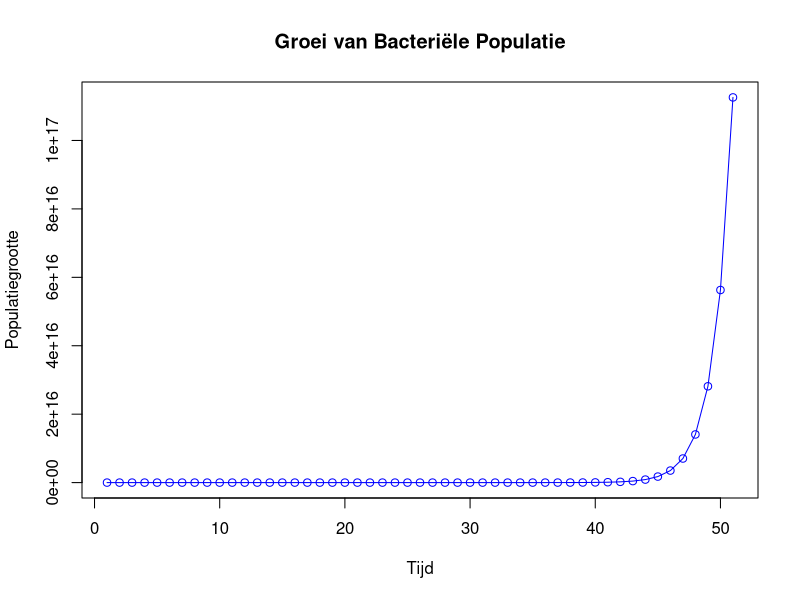
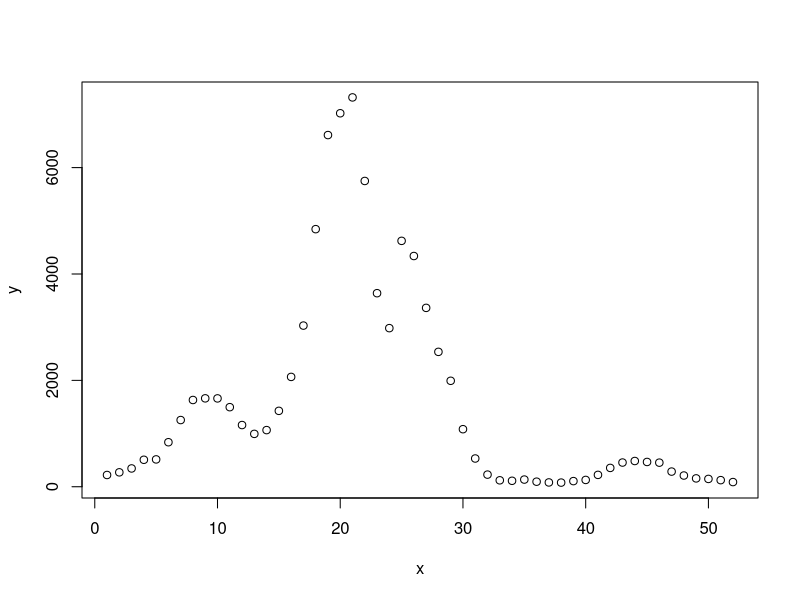
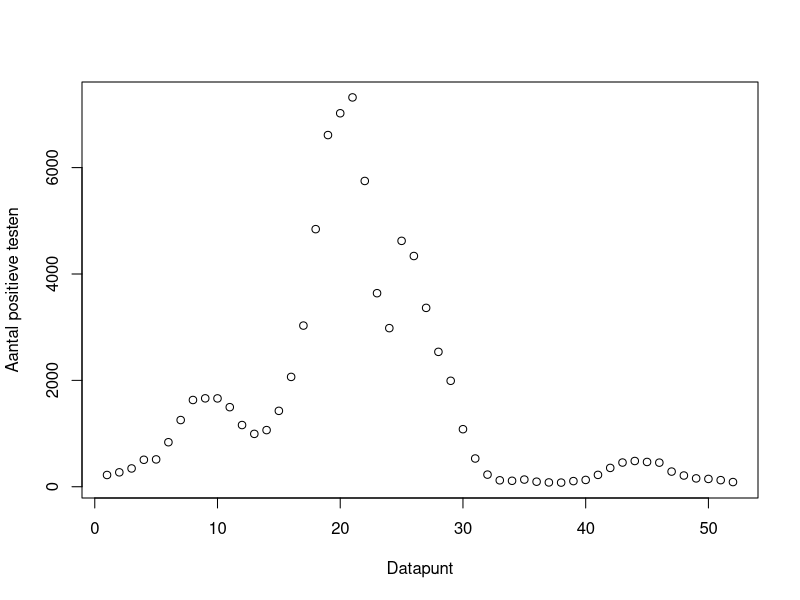
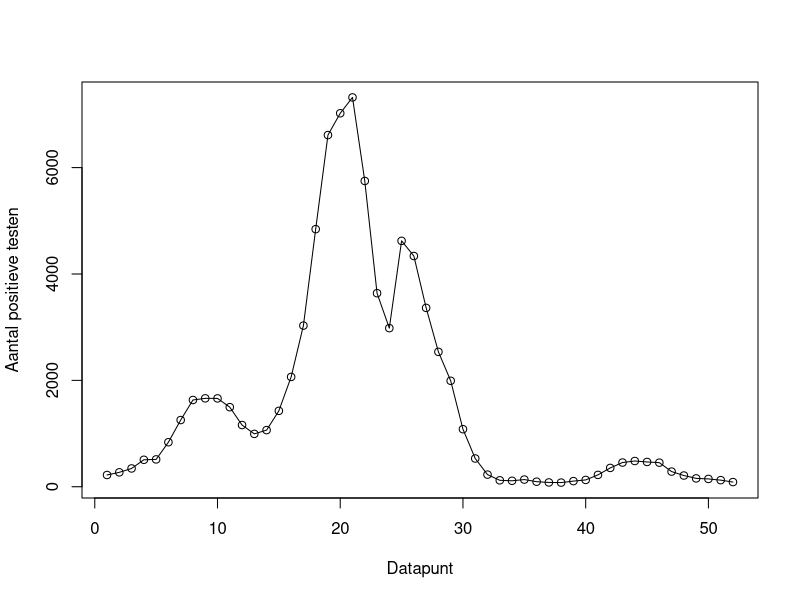
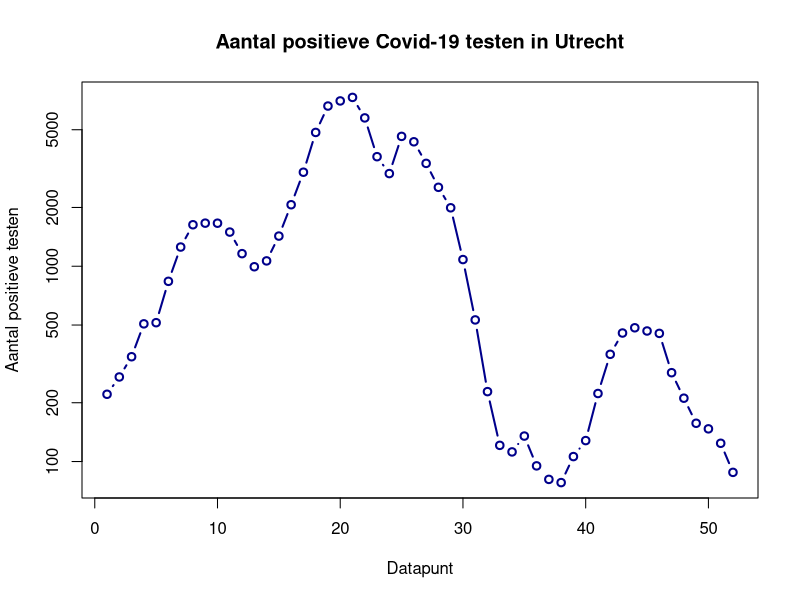
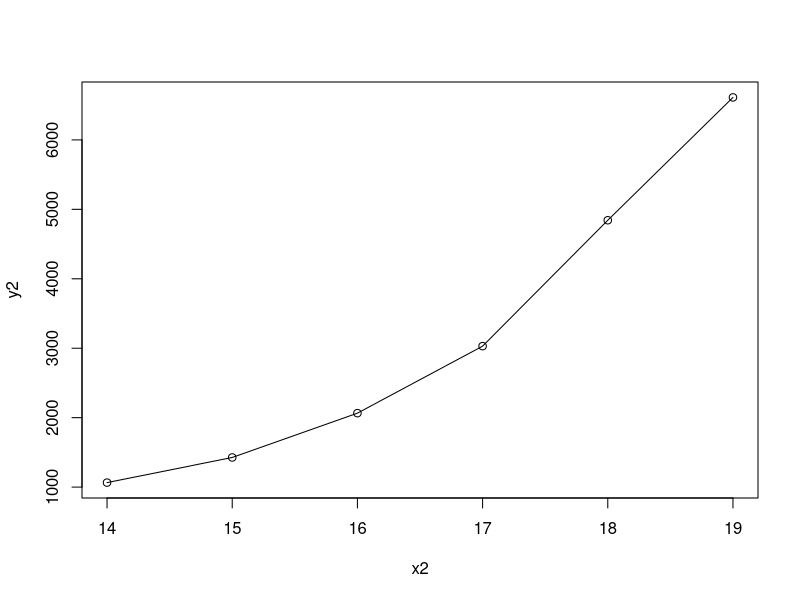
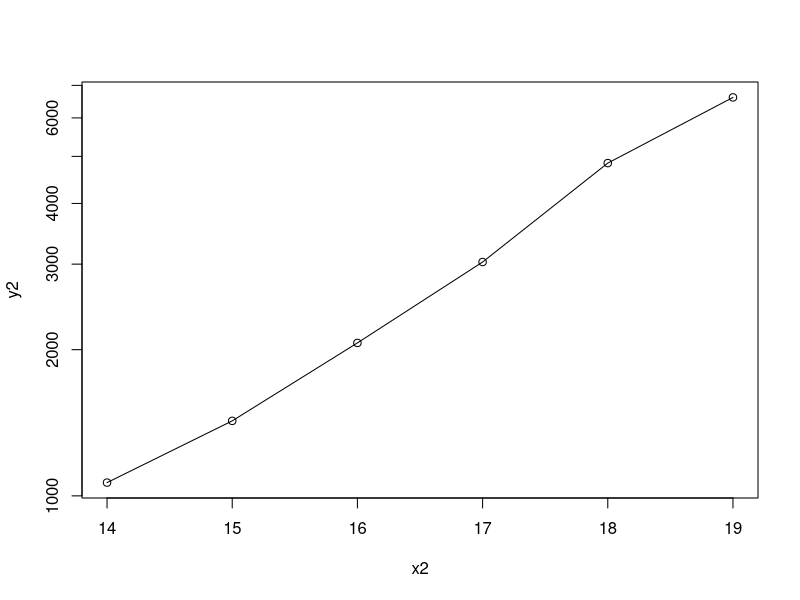

The R script that drew these images, in order:
## ---- chunk 1
#| code-fold: true
#| code-summary: "Laat de R code zien"
# Stap 1: Definieer variabelen
initiele_populatie <- 100  
tijdspunten <- 50  

# Stap 2: Maak een lege vector om populatiegegevens op te slaan
populatie <- c(initiele_populatie)

# Stap 3: Gebruik een for-lus om de populatiegroei te simuleren
for (t in 1:tijdspunten) {
  populatie[t+1] <- 2*populatie[t] 
}

# Stap 4: Plot de populatiegroei
plot(populatie, type = "o", col = "blue", 
     xlab = "Tijd", ylab = "Populatiegrootte",
     main = "Groei van Bacteriële Populatie")
## ---- chunk 2
#| code-fold: true
#| eval: false # Do evaluate this chunk
#| echo: true # Do show this chunk in the final rendered document
#| output: true # Do show the output 
#| code-summary: "Laat de R code zien"
# Het bestand 'COVID_testen_Utrecht.csv' is een comma-seperated-value (csv)
# bestand, met daarin het aantal positieve Covid-19 testen tijdens 2021/2022
# Zo'n bestand kunnen we inlezen met de R-functie 'read.csv':

covid <- read.csv("COVID_testen_Utrecht.csv",header=T)

# Nadat je de bovenste regel hebt uitgevoergd (dat kan bijv. door erop te
# klikken ctr+enter te doen), is er een nieuwe variabele genaamd 'covid'
# aan je R-environment toegevoegd. Deze vind je rechtsbovenin Rstudio 
# terug, maar je kan hem ook bekijken door de naam van de variabele te
# typen:

covid

# Of als je alleen de eerste paar regels wil zien:

head(covid)

#   VRAAG: hulp met functies
#   Gebruik '?head' om uit te zoeken hoe je de eerste 10 regels van het 
#   dataframe kan laten zien. 


# Oke. Dus nu bestaat er een dataframe genaamd 'covid', waarin de tabel staat.
# Met de functie 'str' kunnen we de structuur van dit dataframe inspecteren

str(covid)

#    VRAAG: hoe ziet onze data er uit? 
#    Hoeveel rijen  heeft de dataframe?
#    Hoeveel kolommen heeft de dataframe?
#    Wat voor type variabele is de 'week' kolom?

# De vragen hierboven kun je ook beantwoorden door R code te gebruiken:

nrow(covid) # geeft aantal rijen terug 
ncol(covid) # geeft aantal kolommen terug
typeof(covid$week) # geeft het type variabele in de 'week' kolom

# Om de data beter te kunnen bekijken kunnen we deze op allerlei manieren
# plotten. Laten we het aantal positieve testen over de tijd weergeven. 
# Hiervoor gebruiken we 'plot()'. Plot heeft veel mogelijke argumenten 
# (die '?plot') maar in de basis heeft het alleen twee nodig: een lijst
# getallen voor op de x-as, en een lijst getallen voor op de y-as.

# Stel we willen het aantal positieve testen op de y-as, en de doorlopende
# datapunten op de x-as plotten. 

#    VRAAG: maak een vector met daarin alleen de doorlopende datapunten
x <- covid$datapunt
y <- covid$positieve_testen

#    VRAAG: geef deze twee vectoren door aan de 'plot' functie
plot(x,y)

# We kunnen de plot natuurlijk wat netter maken, bijvoorbeeld door labels
# aan de assen toe te voegen...

plot(x,y,xlab="Datapunt", ylab="Aantal positieve testen")

# ... door de punten te verbinden met een lijntje (plottype 'o')...

plot(x,y,xlab="Datapunt", ylab="Aantal positieve testen", type="o")

# ... en allerlei andere opties om het plotje mooier te maken:

plot(x,y, type='b', log="y",lwd=2,
     xlab="Datapunt", ylab="Aantal positieve testen",
     col="darkblue", main="Aantal positieve Covid-19 testen in Utrecht") # rechte lijn, dus exponentieel

# Zoals je hierboven ziet kun je een functie ook over meerdere regels verdelen.
# R weet dat de functie pas 'af' is als je het haakje sluit.
# Dit kan de leesbaarheid van je code vergroten, en dat is heel belangrijk!


# Stel, we zijn geinteresseerd of er van week 14 t/m 19 sprake is van
# exponentiele groei van het virus. Laten we hiervoor alleen de relevante
# data selecteren:

covid_golf2 <- covid[14:19,]

#   VRAAG: bepaal met R hoeveel datapunten dit zijn

nrow(covid_golf2)

# Deze tweede golf kunnen we nu natuurlijk los plotten:
x2 <- covid_golf2$datapunt
y2 <- covid_golf2$positieve_testen
plot(x2,y2, type='o')

#   VRAAG: denk je dat dit exponentiele groei is? Hoe kun je dit zeker weten?

plot(x2,y2, type='o', log="y") # rechte lijn, dus exponentieel

# Tijdens het onderdeel statistiek leer hoe je kan toetsen of een rechte
# lijn inderdaad de data goed omschrijft.
